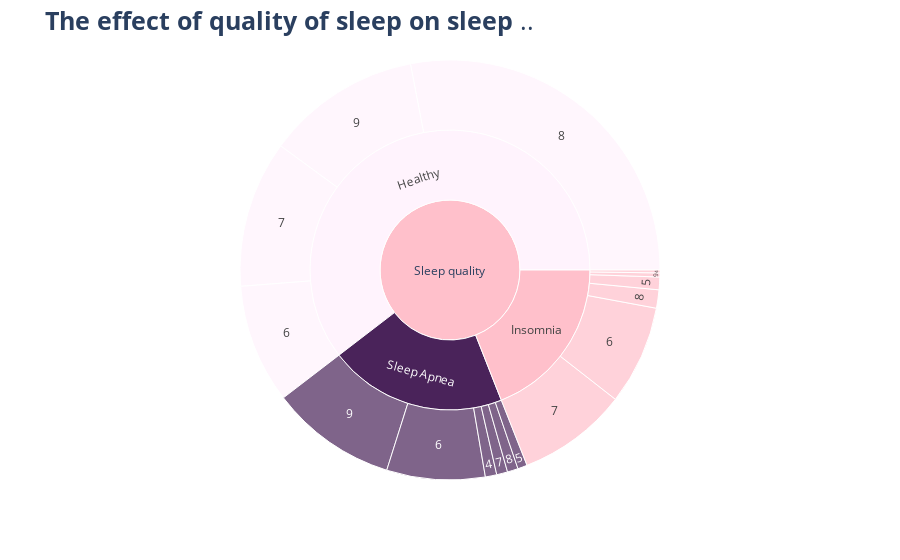

Notebook cell for this chart:
### Code cell
fig=px.sunburst(sleep_data,path=[px.Constant('Sleep quality'),'Sleep Disorder','Quality of Sleep'],
               color='Sleep Disorder',values='Sleep Duration',
              color_discrete_sequence=['pink','#4A235A','#FFF3FD'],
              hover_data=['Gender'])

fig.update_layout(title='<b>The effect of quality of sleep on sleep </b>..',
                 title_font={'size':25})

fig.show()

### Figure 1 — Plotly figure (JSON) as saved in the notebook; plotly's stock layout.template omitted (floating-point values rounded to 4 significant figures)
{"data": [{"branchvalues": "total", "customdata": [["Male", "Insomnia"], ["(?)", "Sleep Apnea"], ["Female", "Insomnia"], ["Female", "Healthy"], ["(?)", "Sleep Apnea"], ["(?)", "Insomnia"], ["(?)", "Healthy"], ["(?)", "Insomnia"], ["(?)", "Sleep Apnea"], ["(?)", "Insomnia"], ["(?)", "Sleep Apnea"], ["(?)", "Healthy"], ["(?)", "(?)"], ["(?)", "Sleep Apnea"], ["(?)", "Sleep Apnea"], ["(?)", "Insomnia"], ["(?)", "Healthy"], ["(?)", "Sleep Apnea"], ["(?)", "Healthy"], ["(?)", "Insomnia"]], "domain": {"x": [0, 1], "y": [0, 1]}, "hovertemplate": "labels=%{label}<br>Sleep Duration=%{value}<br>parent=%{parent}<br>id=%{id}<br>Gender=%{customdata[0]}<br>Sleep Disorder=%{customdata[1]}<extra></extra>", "ids": ["Sleep quality/Insomnia/4", "Sleep quality/Sleep Apnea/9", "Sleep quality/Insomnia/9", "Sleep quality/Healthy/9", "Sleep quality/Sleep Apnea/8", "Sleep quality/Insomnia/8", "Sleep quality/Healthy/8", "Sleep quality/Insomnia/7", "Sleep quality/Sleep Apnea/7", "Sleep quality/Insomnia/5", "Sleep quality/Sleep Apnea/4", "Sleep quality/Healthy/7", "Sleep quality", "Sleep quality/Sleep Apnea", "Sleep quality/Sleep Apnea/6", "Sleep quality/Insomnia/6", "Sleep quality/Healthy/6", "Sleep quality/Sleep Apnea/5", "Sleep quality/Healthy", "Sleep quality/Insomnia"], "labels": ["4", "9", "9", "9", "8", "8", "8", "7", "7", "5", "4", "7", "Sleep quality", "Sleep Apnea", "6", "6", "6", "5", "Healthy", "Insomnia"], "marker": {"colors": ["pink", "#4A235A", "pink", "#FFF3FD", "#4A235A", "pink", "#FFF3FD", "pink", "#4A235A", "pink", "#4A235A", "#FFF3FD", "pink", "#4A235A", "#4A235A", "pink", "#FFF3FD", "#4A235A", "#FFF3FD", "pink"]}, "name": "", "parents": ["Sleep quality/Insomnia", "Sleep quality/Sleep Apnea", "Sleep quality/Insomnia", "Sleep quality/Healthy", "Sleep quality/Sleep Apnea", "Sleep quality/Insomnia", "Sleep quality/Healthy", "Sleep quality/Insomnia", "Sleep quality/Sleep Apnea", "Sleep quality/Insomnia", "Sleep quality/Sleep Apnea", "Sleep quality/Healthy", "", "Sleep quality", "Sleep quality/Sleep Apnea", "Sleep quality/Insomnia", "Sleep quality/Healthy", "Sleep quality/Sleep Apnea", "Sleep quality", "Sleep quality"], "type": "sunburst", "values": [5.9, 259.1, 8.3, 317.9, 22.1, 37.6, 747.3, 225.7, 22.5, 26, 23.4, 301.6, 2667.0, 548.5, 201.9, 203.9, 244.7, 19.5, 1612.0, 507.4]}], "layout": {"legend": {"tracegroupgap": 0}, "margin": {"t": 60}, "sunburstcolorway": ["pink", "#4A235A", "#FFF3FD"], "title": {"font": {"size": 25}, "text": "<b>The effect of quality of sleep on sleep </b>.."}}}
